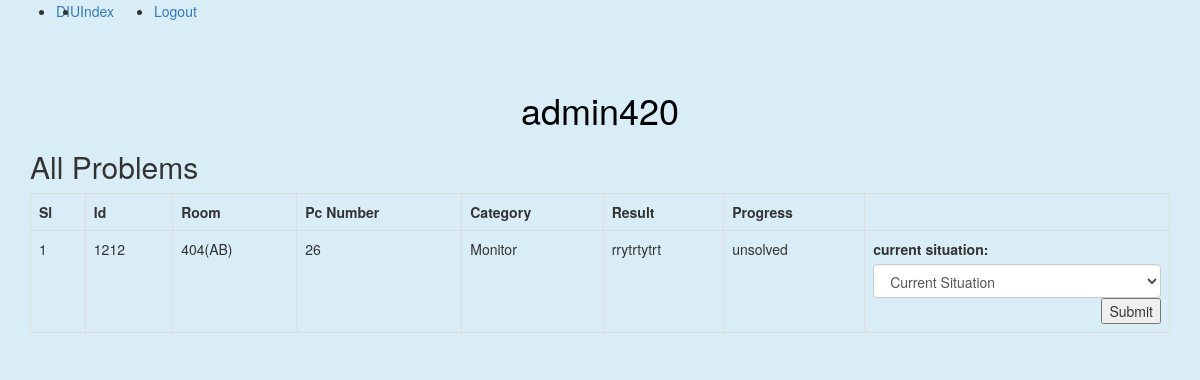
/index404.php (signed in), run on the app's committed database.
### tables this page shows
CREATE TABLE `lab_problem` (
  `no` int(10) NOT NULL,
  `user_id` int(15) NOT NULL,
  `id` varchar(25) NOT NULL,
  `room` varchar(12) NOT NULL,
  `pc` int(15) NOT NULL,
  `hints` varchar(12) NOT NULL,
  `message` text NOT NULL,
  `result` varchar(15) NOT NULL DEFAULT 'unsolved'
);

### Lab.php (called while the page is built, shortened)
<?php
include 'DB.php';
class Lab{
    private $table = 'lab_problem';
    public function read404(){
        $sql = "select * from $this->table WHERE room = '404(AB)' ORDER BY no DESC";
        $stmt = DB::prepare($sql);
        $stmt->execute();
        return $stmt->fetchAll();
    }
}
?>

### DB.php (called while the page is built, shortened)
<?php
class DB
{
    private static $pdo;
    public static function connection()
    {
        if(!isset(self::$pdo)){
            try {
                self::$pdo = new PDO('mysql:host=' . DB_HOST . ';dbname=' . DB_NAME, DB_USER, DB_PASS);
            }catch (PDOException $e){
                echo $e->getMessage();
            }
        }
        return self::$pdo;
    }
    public static function prepare($sql){
        return self::connection()->prepare($sql);
    }
}
?>

### index404.php (the view, shortened to what this page needs)
<?php
include 'header404.php'; ?>
<?php
$lab = new Lab();
?>
    <div class="container">
        <h1 style="text-align: center;color: black">
            <?php
            echo $_SESSION['username'];
            ?>
        </h1>
        <div class="card mt-5">
            <div class="card-header">
                <h2><span>All Problems</span></h2>
            </div>
            <div class="card-body">
                <table class="table table-bordered">
                    <tr>
                        <th>Sl</th>
                        <th>Id</th>
                        <th>Room</th>
                        <th>Pc Number</th>
                        <th>Category</th>
                        <th>Result</th>
                        <th>Progress</th>
                    </tr>
                    <?php $i=1;
                    foreach ($lab->read404() as $lb) {?>
                        <tr>
                            <td><?php echo $i; ?></td>
                            <td><?php echo $lb['id']?></td>
                            <td><?php echo $lb['room']?></td>
                            <td><?php echo $lb['pc']?></td>
                            <td><?php echo $lb['hints']?></td>
                            <td><?php echo wordwrap($lb['message'],25,"<br>\n",TRUE)?></td>
                            <td><?php echo $lb['result']?></td>
                            <td>
                                <form action="labController.php" method="post">
                                    <div class="form-group">
                                        <label for="progress">current situation:</label>
                                        <select class="form-control" id="progress" name="progress" style="width: 100%">
                                            <option value="" selected>Current Situation</option>
                                        </select>
                                        <button type="submit" class="btn-secondary" name="update404" style="float: right">Submit</button>
                                </form>
                            </td>
                        </tr>
                        <?php
                        $i++;
                    }?>
                </table>
            </div>
        </div>
    </div>
<?php include 'footer.php'; ?>

### data on the page
lab_problem: id "1212", room "404(AB)", pc "26", hints "Monitor", message "rrytrtytrt", result "unsolved"

### other printed values
$_SESSION['username'] "admin420"
